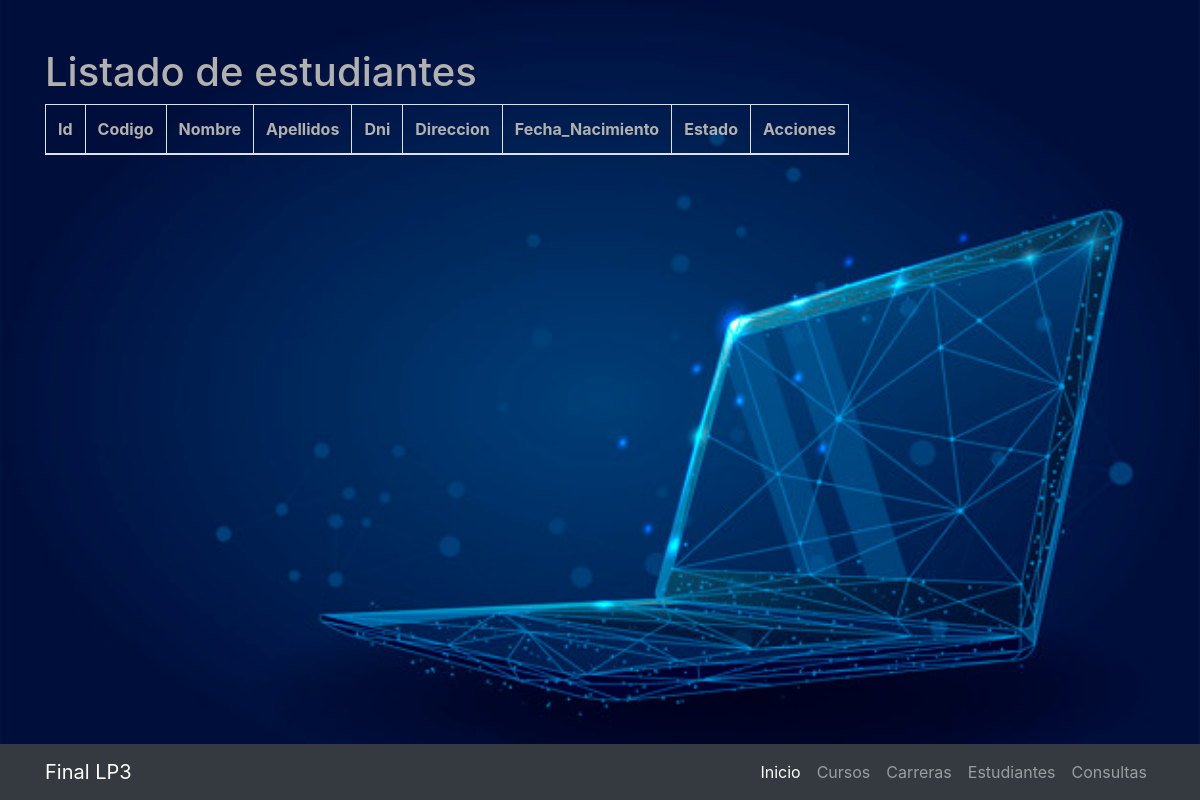
Before: /estudiantes with the older database file.
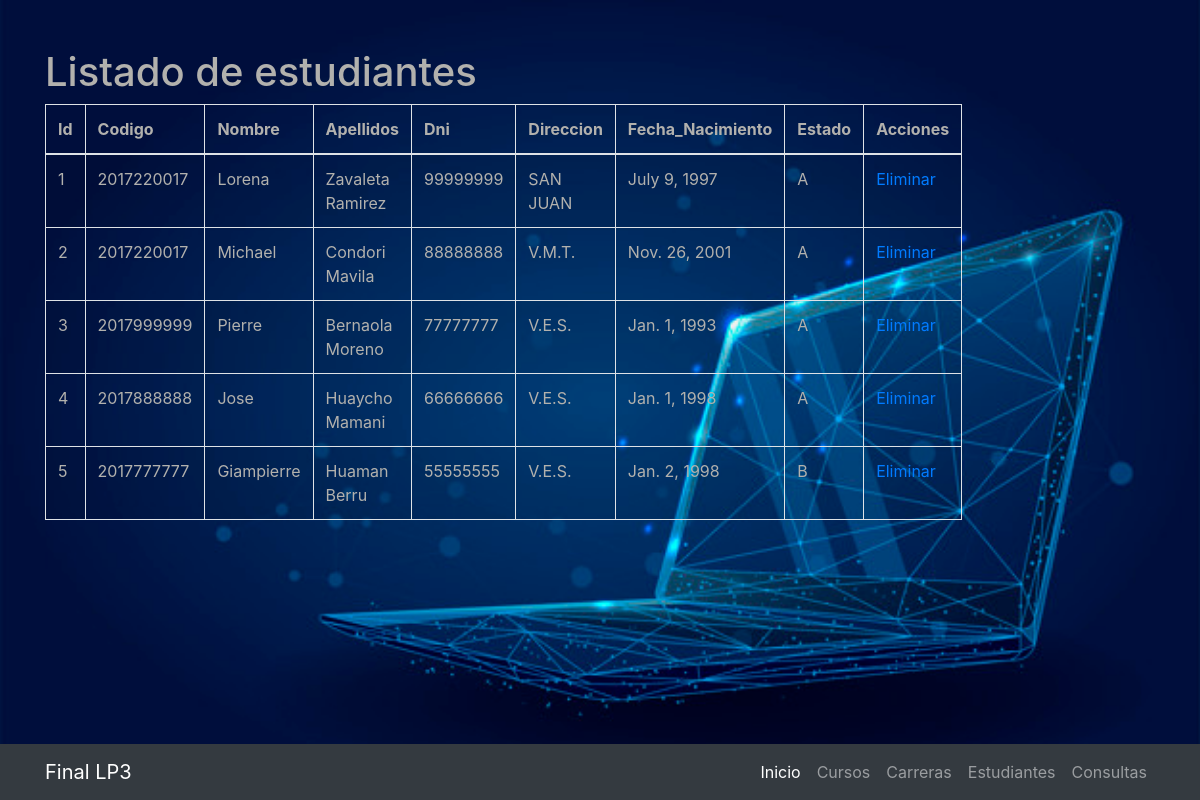
After: the same page with the newer database file.
### Estudiante/models.py (models this page shows)
class Estudiantes(models.Model):
    codigo=models.CharField(max_length=11)
    nombre=models.CharField(max_length=100)
    apellidos=models.CharField(max_length=100)
    dni=models.CharField(max_length=8)
    direccion=models.CharField(max_length=100)
    fecha_nacimiento=models.DateField()
    estado=models.CharField(max_length=1)

### Estudiante/views.py (the view)
# urls.py: path('estudiantes', views.estudiantes, name="estudiantes"),
def estudiantes(request):
    campos=Estudiantes._meta.fields
    estudiantes=Estudiantes.objects.all()
    return render(request,"estudiantes.html",{
        'campos':campos,
        'estudiantes':estudiantes,
        'titulo': 'Estudiantes',
        'tituloprincipal': 'Listado de estudiantes'
    })

### Estudiante/templates/estudiantes.html (shortened to what this page needs)
{% extends 'index.html' %}
{% block tituloprincipal %}
    {{tituloprincipal}}
{% endblock%}
{% block content %}
    <table class="table table-striped table-hover table-bordered">
        <thead>
            <tr>
                {% for campo in campos %}
                    <th>{{campo.name|title}}</th>
                {% endfor %}
                <th>Acciones</th>
            </tr>
        </thead>
        <tbody>
            {% for estudiante in estudiantes %}
                <tr>
                    <td>{{estudiante.id}}</td>
                    <td>{{estudiante.codigo}}</td>
                    <td>{{estudiante.nombre}}</td>
                    <td>{{estudiante.apellidos}}</td>
                    <td>{{estudiante.dni}}</td>
                    <td>{{estudiante.direccion}}</td>
                    <td>{{estudiante.fecha_nacimiento}}</td>
                    <td>{{estudiante.estado}}</td>
                    <td>
                        <div><a href="{% url 'eliminar_estudiante' id=estudiante.id %}">Eliminar</a></div>
                    </td>
                </tr>
            {% endfor %}
        </tbody>
    </table>
{% endblock %}

### Estudiante/templates/index.html (shortened to what this page needs)
<!DOCTYPE html>
<html lang="en">
{% load static %}
<head>
  <link href="{% static 'vendor/bootstrap/css/bootstrap.min.css' %}" rel="stylesheet">
  <link href="{% static 'css/the-big-picture.css' %}" rel="stylesheet">
</head>
<body>
  <nav class="navbar navbar-expand-lg navbar-dark bg-dark fixed-bottom">
    <div class="container">
      <a class="navbar-brand" href="#">Final LP3</a>
      <div class="collapse navbar-collapse" id="navbarResponsive">
        <ul class="navbar-nav ml-auto">
          <li class="nav-item active">
            <a class="nav-link" href="{% url 'index' %}">Inicio
            </a>
          </li>
          <li class="nav-item">
            <a class="nav-link" href="{% url 'cursos' %}">Cursos</a>
          </li>
          <li class="nav-item">
            <a class="nav-link" href="{% url 'carreras' %}">Carreras</a>
          </li>
          <li class="nav-item">
            <a class="nav-link" href="{% url 'estudiantes' %}">Estudiantes</a>
          </li>
          <li class="nav-item">
            <a class="nav-link" href="{% url 'consultas' %}">Consultas</a>
          </li>
        </ul>
      </div>
    </div>
  </nav>
  <section>
    <div class="container">
      <div class="row">
        <div class="col-lg-6">
          <h1 class="mt-5">{% block tituloprincipal %}Integrantes:{% endblock tituloprincipal %}</h1>
          {% block content %}{% endblock content %}
        </div>
      </div>
    </div>
  </section>
</body>
</html>

### Estudiante/static/css/the-big-picture.css (style rules this page uses)
* { color: #B2B1AD; }
body { background: url('../img/azul.jpg') no-repeat center center fixed; -webkit-background-size: cover; -moz-background-size: cover; background-size: cover; -o-background-size: cover; }

Changed rows visible on the page:
added Estudiantes: id "1", codigo "2017220017", nombre "Lorena", apellidos "Zavaleta Ramirez", dni "99999999", direccion "SAN JUAN", fecha_nacimiento "July 9, 1997", estado "A"
added Estudiantes: id "2", codigo "2017220017", nombre "Michael", apellidos "Condori Mavila", dni "88888888", direccion "V.M.T.", fecha_nacimiento "Nov. 26, 2001", estado "A"
added Estudiantes: id "3", codigo "2017999999", nombre "Pierre", apellidos "Bernaola Moreno", dni "77777777", direccion "V.E.S.", fecha_nacimiento "Jan. 1, 1993", estado "A"
added Estudiantes: id "4", codigo "2017888888", nombre "Jose", apellidos "Huaycho Mamani", dni "66666666", direccion "V.E.S.", fecha_nacimiento "Jan. 1, 1998", estado "A"
added Estudiantes: id "5", codigo "2017777777", nombre "Giampierre", apellidos "Huaman Berru", dni "55555555", direccion "V.E.S.", fecha_nacimiento "Jan. 2, 1998", estado "B"
